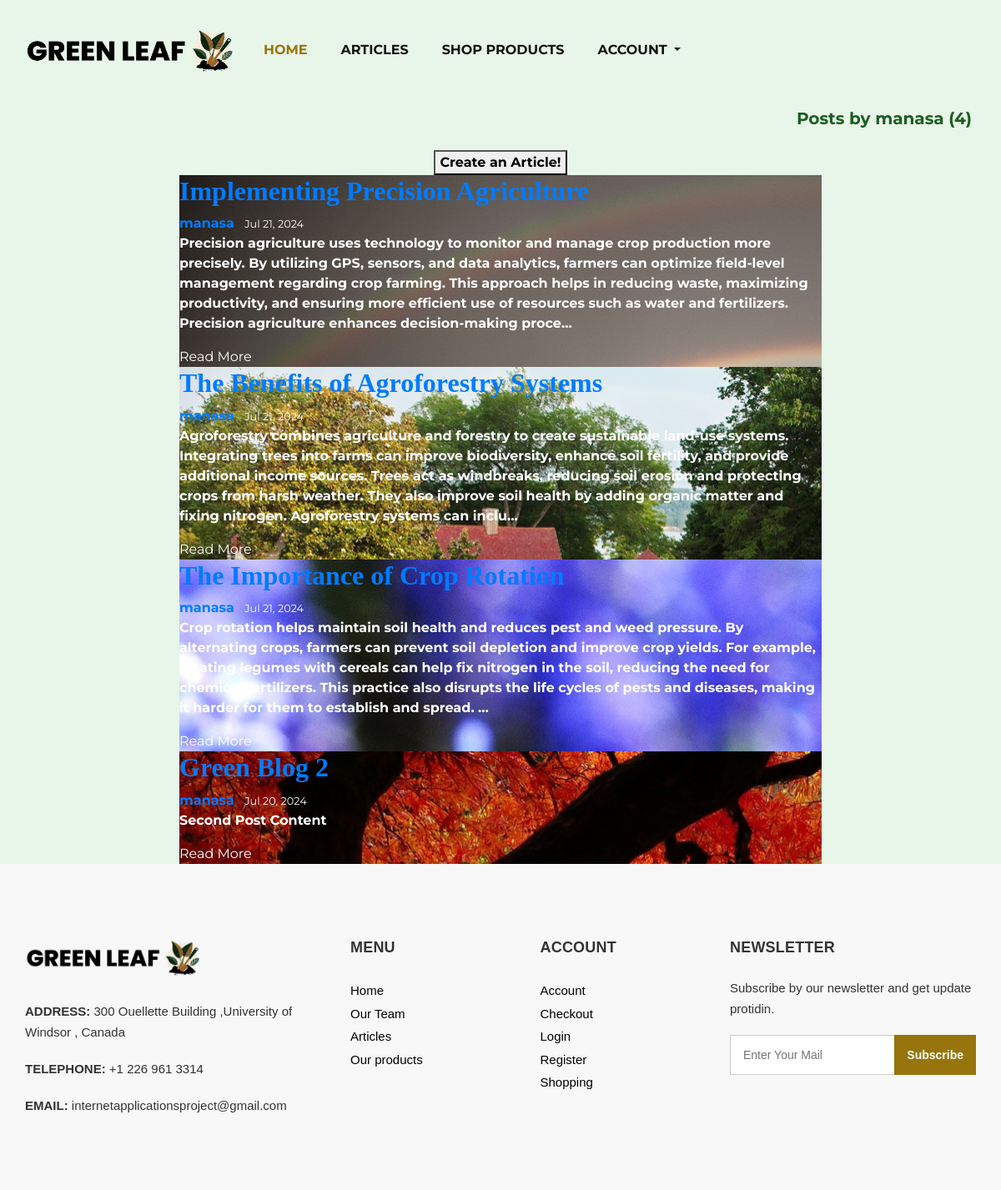
The page /user-articles/manasa on the database as committed earlier.
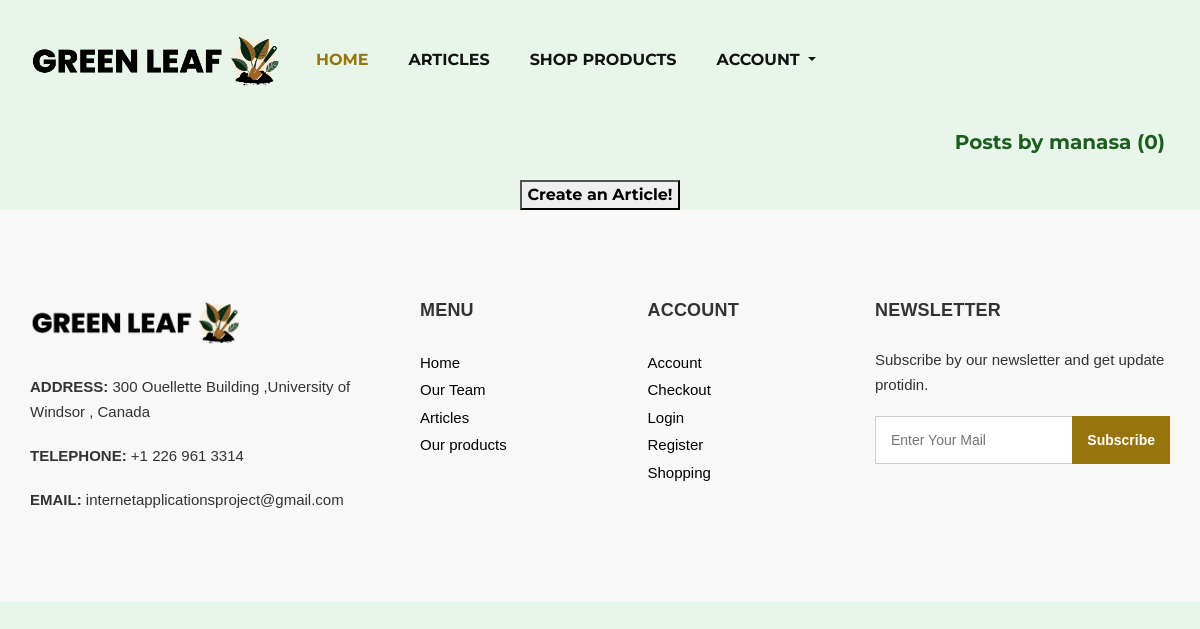
The same page on the database as committed later.
### GreenWebsite/models.py (models this page shows, shortened)
class Articles(models.Model):
    title = models.CharField(max_length=100)
    content = models.TextField()
    date_posted = models.DateTimeField(default=timezone.now)
    author = models.ForeignKey(User, on_delete=models.CASCADE)

### GreenWebsite/views.py (the view)
# urls.py: path('user-articles/<str:username>', UserArticleListView.as_view(), name='user-articles'),
class UserArticleListView(ListView):
    model = Articles
    template_name = "articles/user-articles.html"  # model_List.html is the default but since we built it already, we will proceed to change
    context_object_name = "posts"  # the default will be object
    paginate_by = 5
    def get_queryset(self):
        user = get_object_or_404(User, username=self.kwargs.get('username'))
        return Articles.objects.filter(author=user).order_by('-date_posted')

### templates/articles/user-articles.html (shortened to what this page needs)
{% extends 'base.html' %}
{% load static %}
{% block body %}
    <div class="container-fluid">
        <h5 class="mb-3">Posts by {{ view.kwargs.username }} ({{ page_obj.paginator.count }})</h5>
        <div class="row justify-content-center">
            <div class="col-auto">
                <button type="button" class="btn-quarternary" onclick="window.location.href='{% url 'article-create' %}'"><strong>Create an Article!</strong></button>
            </div>
        </div>
        <div class="row justify-content-center">
            <div class="col-12 col-md-10 col-lg-8">
                {% for article in posts %}
                    <article class="media content-section" style="background-image: url('{% static '../media/article_bg_img/' %}{% cycle 'article_b_img_1.jpg' 'article_b_img_2.jpg' 'article_b_img_3.jpg' 'article_b_img_4.jpg' 'article_b_img_5.jpg' as bg_image %}');">
                      <div class="media-body">
                        <div class="article-metadata">
                          <h2 class="article-title font-weight-bold"><a href="{% url 'article-detail' article.id %}">{{ article.title }}</a></h2>
                          <div class="metadata-right">
                            <a class="mr-2 font-weight-bold" href="{% url 'user-articles' article.author.username %}">{{ article.author }}</a>
                            <small>{{ article.date_posted|date:"M d, Y" }}</small>
                          </div>
                        </div>
                        <p class="article-content">
                            <strong>{{ article.content|truncatechars:400 }}</strong>
                        </p>
                        <a href="{% url 'article-detail' article.id %}" style="color: white">Read More</a>
                      </div>
                    </article>
                {% endfor %}
            </div>
        </div>
    </div>
{% endblock body %}

Rows that differ between the two databases and show on the page:
removed Articles: title "Implementing Precision Agriculture", author "manasa", date_posted "Jul 21, 2024", content "Precision agriculture uses technology to monitor and manage crop production more precisely. By utilizing GPS, sensors, and data analytics, farmers can optimize field-level management regarding crop farming. This approach helps in reducing waste, maximizing productivity, and ensuring more efficient use of resources such as water and fertilizers. Precision agriculture enhances decision-making proce…"
removed Articles: title "The Benefits of Agroforestry Systems", author "manasa", date_posted "Jul 21, 2024", content "Agroforestry combines agriculture and forestry to create sustainable land-use systems. Integrating trees into farms can improve biodiversity, enhance soil fertility, and provide additional income sources. Trees act as windbreaks, reducing soil erosion and protecting crops from harsh weather. They also improve soil health by adding organic matter and fixing nitrogen. Agroforestry systems can inclu…"
removed Articles: title "The Importance of Crop Rotation", author "manasa", date_posted "Jul 21, 2024", content "Crop rotation helps maintain soil health and reduces pest and weed pressure. By alternating crops, farmers can prevent soil depletion and improve crop yields. For example, rotating legumes with cereals can help fix nitrogen in the soil, reducing the need for chemical fertilizers. This practice also disrupts the life cycles of pests and diseases, making it harder for them to establish and spread. …"
removed Articles: title "Green Blog 2", author "manasa", date_posted "Jul 20, 2024", content "Second Post Content"
Other text that changed with them:
{{ page_obj.paginator.count }}: "4" → "0"
